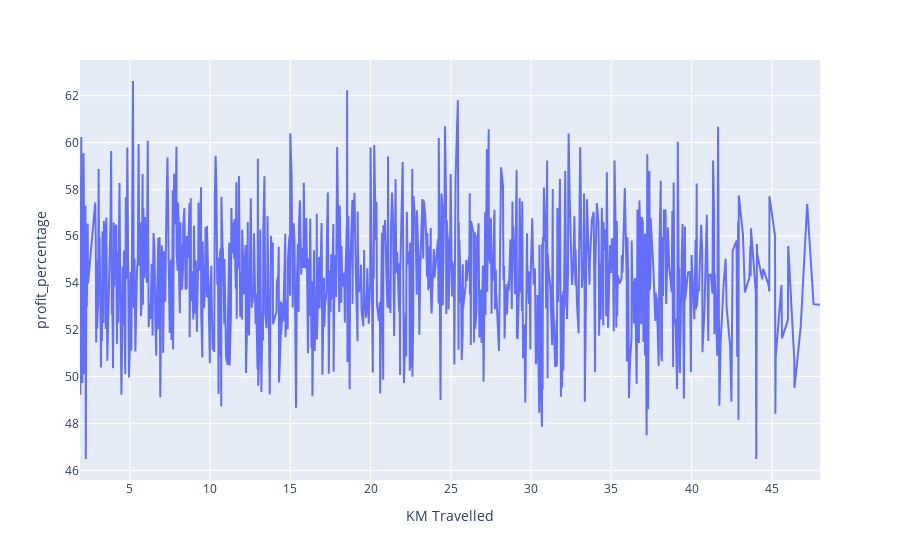

The notebook cell this image was saved under:
### Code cell
yellow_km_profit_vis = py.line(x='KM Travelled',y='profit_percentage',data_frame=yellow_km_profit)
yellow_km_profit_vis.show()

### Figure 1 — Plotly figure (JSON) as saved in the notebook; plotly's stock layout.template omitted (floating-point values rounded to 4 significant figures; data arrays with more than 128 entries replaced by an {"elided": "..."} marker saying what was removed)
{"data": [{"hovertemplate": "KM Travelled=%{x}<br>profit_percentage=%{y}<extra></extra>", "legendgroup": "", "line": {"color": "#636efa", "dash": "solid"}, "marker": {"symbol": "circle"}, "mode": "lines", "name": "", "orientation": "v", "showlegend": false, "type": "scatter", "x": {"elided": "874 float values"}, "xaxis": "x", "y": {"elided": "874 float values"}, "yaxis": "y"}], "layout": {"legend": {"tracegroupgap": 0}, "margin": {"t": 60}, "xaxis": {"anchor": "y", "domain": [0, 1], "title": {"text": "KM Travelled"}}, "yaxis": {"anchor": "x", "domain": [0, 1], "title": {"text": "profit_percentage"}}}}
